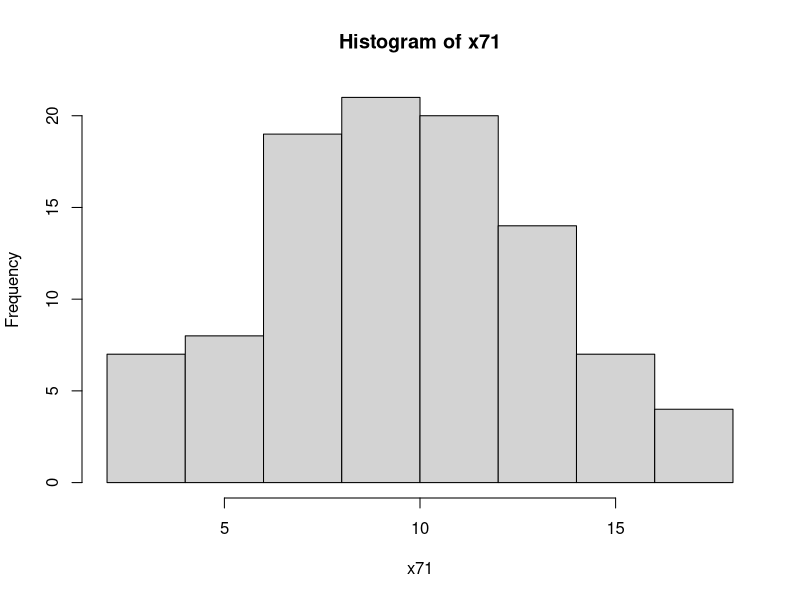
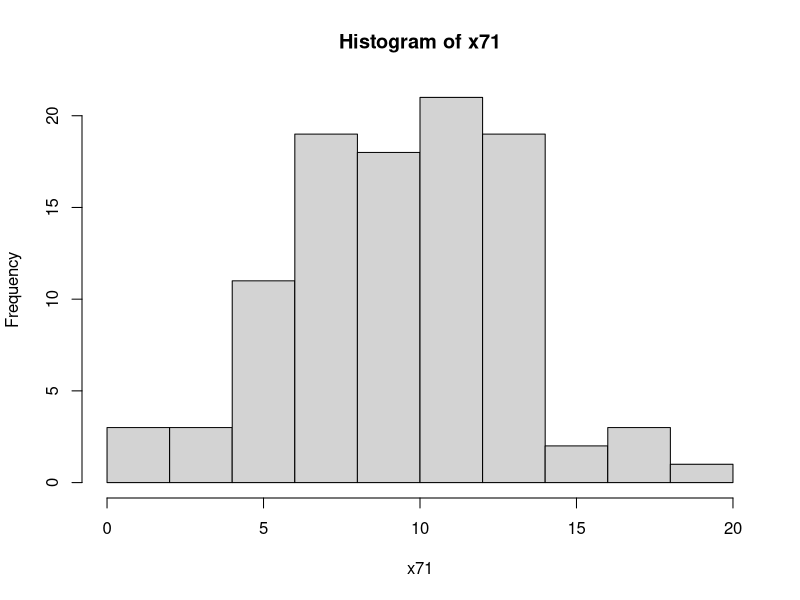

Write R code to recreate these figures, in order.
m=10
s=4
x71=rnorm(100,m,s)
mean(x71)
sd(x71)
hist(x71)
######################
m = 10 # średnia
s = 4 # odchylenie standardowe
x71 = rnorm(100, m, s) # generowanie próby losowej rozkładu normalnego
mean(x71) # obliczenie średniej z próby
sd(x71) # obliczenie odchylenia standardowego z próby
hist(x71) # histogram próby
